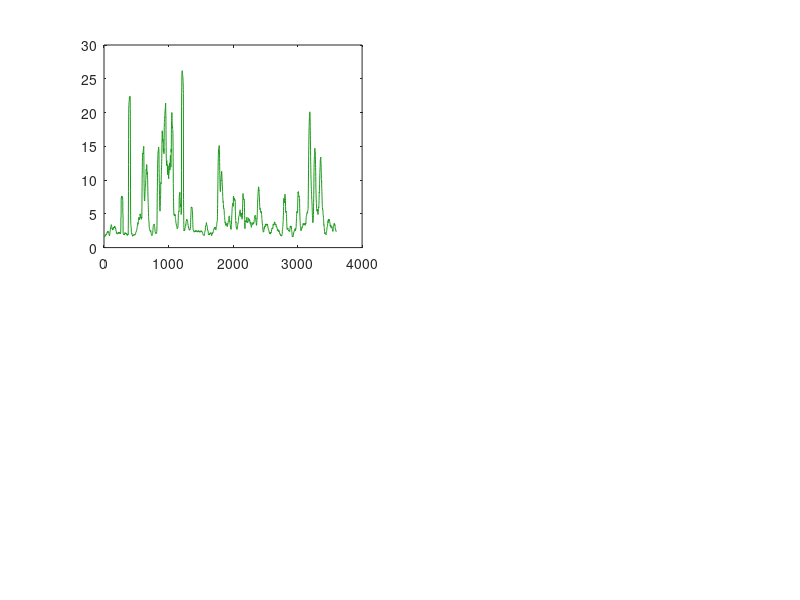

Write MATLAB code to recreate this figure. (Note: this script raises an error after producing the figure.)
%% Air Quality Analysis: Parma (Italy) vs Kyiv (Ukraine, Oct 2023)
%  Raspberry Pi + SDS011 sensor | WHO limits: PM2.5=15, PM10=45 ug/m3
%  Analysis: Time series -> K-Means clustering -> Regression (Parma only)

clear; clc; close all;

% Load the two datasets
parma = load('parma_collected.mat');   % our field collection in Parma
kyiv  = load('kyiv_real.mat');         % SaveEcoBot open data, Kyiv Oct 2023

pm25_p = parma.pm25(:);   % Parma PM2.5 readings (3600 samples)
pm10_p = parma.pm10(:);   % Parma PM10  readings
pm25_k = kyiv.pm25(:);    % Kyiv  PM2.5 readings
pm10_k = kyiv.pm10(:);    % Kyiv  PM10  readings

N     = length(pm25_p);   % number of samples = 3600
t     = (1:N)';           % sample index used as x-axis in time series
WHO25 = 15;               % WHO safe limit for PM2.5
WHO10 = 45;               % WHO safe limit for PM10

% Time series: see how pollution changes over 3600 readings
[pk25k, pkidx] = max(pm25_k);  % find the single highest PM2.5 reading in Kyiv

figure
subplot(2,2,1)                  % top-left panel: Parma PM2.5
plot(t, pm25_p, 'Color',[0.1 0.6 0.1], 'LineWidth',0.7)
hold on
yline(WHO25, 'r--', 'LineWidth',1.8)
xlabel('Sample index'); ylabel('ug/m3')
title('PM2.5 - Parma', 'FontWeight','bold')
ylim([0 35]); grid on; box on

subplot(2,2,2)                  % top-right: Kyiv PM2.5 with event label
plot(t, pm25_k, 'Color',[0.8 0.1 0.1], 'LineWidth',0.7)
hold on
yline(WHO25, 'b--', 'LineWidth',1.8)
text(pkidx-200, pk25k-80, ...
    sprintf('Event peak\n%.0f ug/m3\n(Oct 27)', pk25k), ...
    'FontSize',8, 'BackgroundColor','yellow', 'EdgeColor','k')
xlabel('Sample index'); ylabel('ug/m3')
title('PM2.5 - Kyiv', 'FontWeight','bold'); grid on; box on

subplot(2,2,3)                  % bottom-left: Parma PM10
plot(t, pm10_p, 'Color',[0.1 0.3 0.8], 'LineWidth',0.7)
hold on
yline(WHO10, 'r--', 'LineWidth',1.8)
xlabel('Sample index'); ylabel('ug/m3')
title('PM10 - Parma', 'FontWeight','bold'); grid on; box on

subplot(2,2,4)                  % bottom-right: Kyiv PM10
plot(t, pm10_k, 'Color',[0.6 0.0 0.6], 'LineWidth',0.7)
hold on
yline(WHO10, 'b--', 'LineWidth',1.8)
xlabel('Sample index'); ylabel('ug/m3')
title('PM10 - Kyiv', 'FontWeight','bold'); grid on; box on

sgtitle('Air Quality Time Series: Parma vs Kyiv', 'FontSize',14, 'FontWeight','bold')

% K-Means Clustering
% Stack both cities: 7200 rows x 2 columns [PM2.5, PM10]
% The algorithm sees only numbers - no city names, no dates, no context
X = [pm25_p, pm10_p;
     pm25_k, pm10_k];

% Normalise: zscore makes both variables have mean=0 and std=1
% Without this PM10 (max ~1600) would dominate PM2.5 (max ~26)
X = zscore(X);

% Elbow method: try K=1 to 6 and measure within-cluster spread
% Best K is where the curve bends and stops improving much
inertia = zeros(1,6);
for k = 1:6
    [~, ~, sumdj] = kmeans(X, k, 'Replicates',20);
    inertia(k)    = sum(sumdj);
end

figure
plot(1:6, inertia, 'bo-', 'LineWidth',2, 'MarkerFaceColor','b', 'MarkerSize',7)
xline(3, 'r--', 'LineWidth',1.5, 'Label','K = 3 (chosen)')
xlabel('Number of clusters K')
ylabel('Total inertia')
title('Elbow Method - Choosing K', 'FontWeight','bold')
grid on

% Final clustering with K=3 (Clean / Moderate / Extreme)
rng('default')                  % fix random seed -> same result every run
[idx, cent, sumdj] = kmeans(X, 3, 'Replicates',30);
sumd = sum(sumdj);

% Verify centroids match group means
Centroids = grpstats(X, idx);
assert(max(abs(cent - Centroids),[],'all') < 1e-08, 'Programming error')

% Cluster plot: full view + zoomed view side by side
figure

% Left panel: full view showing all 7200 points including the extreme cluster
subplot(1,2,1)
gscatter(X(:,1), X(:,2), idx, 'brk', 'xos', 8)
hold on
gscatter(Centroids(:,1), Centroids(:,2), 1:3, 'brk', 'p', 15)
xlabel('PM2.5 (normalised)')
ylabel('PM10 (normalised)')
title('All 7200 points - event cluster visible far right', 'FontWeight','bold')
grid on

% Right panel: zoom into the bottom-left corner where normal readings sit
subplot(1,2,2)
gscatter(X(:,1), X(:,2), idx, 'brk', 'xos', 8)
hold on
gscatter(Centroids(:,1), Centroids(:,2), 1:3, 'brk', 'p', 15)
xlim([-1 4])
ylim([-1 4])
xlabel('PM2.5 (normalised)')
ylabel('PM10 (normalised)')
title('Zoomed - Clean Air vs Moderate clusters', 'FontWeight','bold')
grid on

sgtitle('K=3 Clustering: Full View and Zoomed View', 'FontSize',13, 'FontWeight','bold')

% Regression: Parma only - PM10 ~ PM2.5
% In normal urban life, does PM2.5 predict PM10?
% Parma only - Kyiv's single extreme event would distort the whole model
mdl = fitlm(parma.pm25(:), parma.pm10(:));
disp(mdl)

CI = coefCI(mdl, 0.05);
fprintf('Slope 95%% CI: [%.4f, %.4f]\n', CI(2,1), CI(2,2))

% Scatter with fitted line and confidence band
figure
scatter(parma.pm25(:), parma.pm10(:), 20, 'filled', 'MarkerFaceAlpha',0.3)
hold on
x_fit         = linspace(min(parma.pm25(:)), max(parma.pm25(:)), 200)';
[yfit, cifit] = predict(mdl, x_fit, 'Prediction','curve');
plot(x_fit, yfit, 'k-', 'LineWidth',2)
plot(x_fit, cifit(:,1), 'k--', x_fit, cifit(:,2), 'k--')
xlabel('PM2.5 (ug/m3)'); ylabel('PM10 (ug/m3)')
title(sprintf('Parma: PM10 ~ PM2.5  |  R2=%.4f', mdl.Rsquared.Ordinary), ...
    'FontWeight','bold')
legend('Data', 'Fitted line', '95% CI', 'Location','best')
grid on
